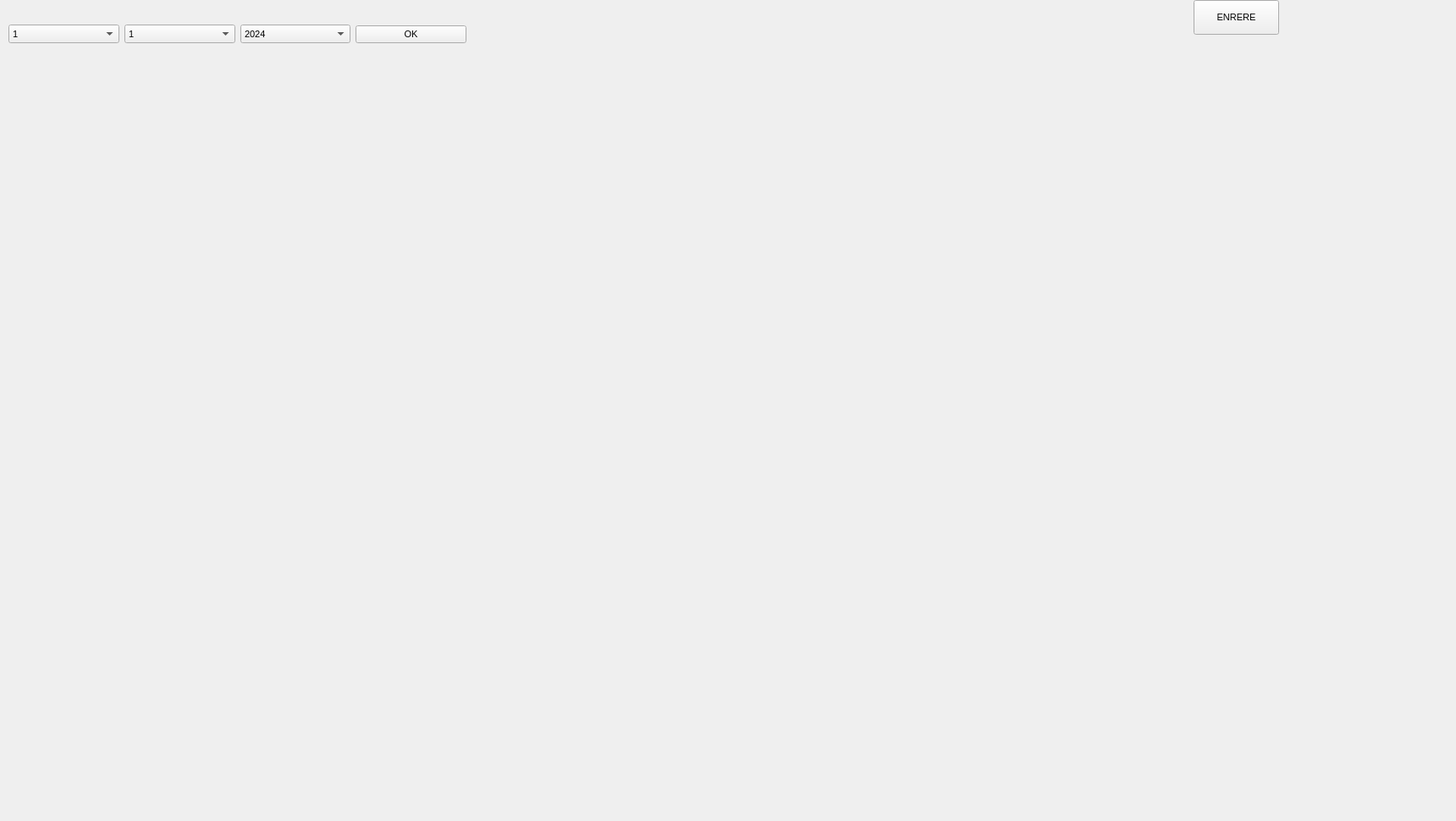
      <widget class="QWidget" name="planta2">
       <attribute name="title">
        <string>Planta 2</string>
       </attribute>
       <widget class="QLabel" name="Planta2">
        <property name="geometry">
         <rect>
          <x>-150</x>
          <y>10</y>
          <width>1711</width>
          <height>951</height>
         </rect>
        </property>
        <property name="text">
         <string/>
        </property>
        <property name="pixmap">
         <pixmap>../P2.PNG</pixmap>
        </property>
        <property name="scaledContents">
         <bool>true</bool>
        </property>
       </widget>
       <widget class="QWidget" name="horizontalLayoutWidget">
        <property name="geometry">
         <rect>
          <x>10</x>
          <y>0</y>
          <width>541</width>
          <height>81</height>
         </rect>
        </property>
        <layout class="QHBoxLayout" name="horizontalLayout">
         <item>
          <widget class="QComboBox" name="dia2">
           <property name="font">
            <font>
             <pointsize>8</pointsize>
            </font>
           </property>
           <item>
            <property name="text">
             <string>1</string>
            </property>
           </item>
           <item>
            <property name="text">
             <string>2</string>
            </property>
           </item>
           <item>
            <property name="text">
             <string>3</string>
            </property>
           </item>
           <item>
            <property name="text">
             <string>4</string>
            </property>
           </item>
           <item>
            <property name="text">
             <string>5</string>
            </property>
           </item>
           <item>
            <property name="text">
             <string>6</string>
            </property>
           </item>
           <item>
            <property name="text">
             <string>7</string>
            </property>
           </item>
           <item>
            <property name="text">
             <string>8</string>
            </property>
           </item>
           <item>
            <property name="text">
             <string>9</string>
            </property>
           </item>
           <item>
            <property name="text">
             <string>10</string>
            </property>
           </item>
           <item>
            <property name="text">
             <string>11</string>
            </property>
           </item>
           <item>
            <property name="text">
             <string>12</string>
            </property>
           </item>
           <item>
            <property name="text">
             <string>13</string>
            </property>
           </item>
           <item>
            <property name="text">
             <string>14</string>
            </property>
           </item>
           <item>
            <property name="text">
             <string>15</string>
            </property>
           </item>
           <item>
            <property name="text">
             <string>16</string>
            </property>
           </item>
           <item>
            <property name="text">
             <string>17</string>
            </property>
           </item>
           <item>
            <property name="text">
             <string>18</string>
            </property>
           </item>
           <item>
            <property name="text">
             <string>19</string>
            </property>
           </item>
           <item>
            <property name="text">
             <string>20</string>
            </property>
           </item>
           <item>
            <property name="text">
             <string>21</string>
            </property>
           </item>
           <item>
            <property name="text">
             <string>22</string>
            </property>
           </item>
           <item>
            <property name="text">
             <string>23</string>
            </property>
           </item>
           <item>
            <property name="text">
             <string>24</string>
            </property>
           </item>
           <item>
            <property name="text">
             <string>25</string>
            </property>
           </item>
           <item>
            <property name="text">
             <string>26</string>
            </property>
           </item>
           <item>
            <property name="text">
             <string>27</string>
            </property>
           </item>
           <item>
            <property name="text">
             <string>28</string>
            </property>
           </item>
           <item>
            <property name="text">
             <string>29</string>
            </property>
           </item>
           <item>
            <property name="text">
             <string>30</string>
            </property>
           </item>
          </widget>
         </item>
         <item>
          <widget class="QComboBox" name="mes2">
           <property name="font">
            <font>
             <pointsize>8</pointsize>
            </font>
           </property>
           <item>
            <property name="text">
             <string>1</string>
            </property>
           </item>
           <item>
            <property name="text">
             <string>2</string>
            </property>
           </item>
           <item>
            <property name="text">
             <string>3</string>
            </property>
           </item>
           <item>
            <property name="text">
             <string>4</string>
            </property>
           </item>
           <item>
            <property name="text">
             <string>5</string>
            </property>
           </item>
           <item>
            <property name="text">
             <string>6</string>
            </property>
           </item>
           <item>
            <property name="text">
             <string>7</string>
            </property>
           </item>
           <item>
            <property name="text">
             <string>8</string>
            </property>
           </item>
           <item>
            <property name="text">
             <string>9</string>
            </property>
           </item>
           <item>
            <property name="text">
             <string>10</string>
            </property>
           </item>
           <item>
            <property name="text">
             <string>11</string>
            </property>
           </item>
           <item>
            <property name="text">
             <string>12</string>
            </property>
           </item>
          </widget>
         </item>
         <item>
          <widget class="QComboBox" name="any2">
           <property name="font">
            <font>
             <pointsize>8</pointsize>
            </font>
           </property>
           <item>
            <property name="text">
             <string>2024</string>
            </property>
           </item>
           <item>
            <property name="text">
             <string>2023</string>
            </property>
           </item>
          </widget>
         </item>
         <item>
          <widget class="QPushButton" name="OK2">
           <property name="font">
            <font>
             <pointsize>8</pointsize>
            </font>
           </property>
           <property name="text">
            <string>OK</string>
           </property>
          </widget>
         </item>
        </layout>
       </widget>
       <widget class="QLabel" name="A21">
        <property name="geometry">
         <rect>
          <x>210</x>
          <y>150</y>
          <width>111</width>
          <height>101</height>
         </rect>
        </property>
        <property name="font">
         <font>
          <pointsize>11</pointsize>
         </font>
        </property>
        <property name="text">
         <string/>
        </property>
        <property name="alignment">
         <set>Qt::AlignCenter</set>
        </property>
       </widget>
       <widget class="QLabel" name="A22">
        <property name="geometry">
         <rect>
          <x>150</x>
          <y>340</y>
          <width>101</width>
          <height>81</height>
         </rect>
        </property>
        <property name="font">
         <font>
          <pointsize>11</pointsize>
         </font>
        </property>
        <property name="text">
         <string/>
        </property>
        <property name="alignment">
         <set>Qt::AlignCenter</set>
        </property>
       </widget>
       <widget class="QLabel" name="A23">
        <property name="geometry">
         <rect>
          <x>140</x>
          <y>530</y>
          <width>101</width>
          <height>81</height>
         </rect>
        </property>
        <property name="font">
         <font>
          <pointsize>11</pointsize>
         </font>
        </property>
        <property name="text">
         <string/>
        </property>
        <property name="alignment">
         <set>Qt::AlignCenter</set>
        </property>
       </widget>
       <widget class="QLabel" name="A24">
        <property name="geometry">
         <rect>
          <x>210</x>
          <y>740</y>
          <width>101</width>
          <height>71</height>
         </rect>
        </property>
        <property name="font">
         <font>
          <pointsize>11</pointsize>
         </font>
        </property>
        <property name="text">
         <string/>
        </property>
        <property name="alignment">
         <set>Qt::AlignCenter</set>
        </property>
       </widget>
       <widget class="QLabel" name="A27">
        <property name="geometry">
         <rect>
          <x>450</x>
          <y>670</y>
          <width>91</width>
          <height>101</height>
         </rect>
        </property>
        <property name="font">
         <font>
          <pointsize>11</pointsize>
         </font>
        </property>
        <property name="text">
         <string/>
        </property>
        <property name="alignment">
         <set>Qt::AlignCenter</set>
        </property>
       </widget>
       <widget class="QLabel" name="A210">
        <property name="geometry">
         <rect>
          <x>1000</x>
          <y>110</y>
          <width>81</width>
          <height>61</height>
         </rect>
        </property>
        <property name="font">
         <font>
          <pointsize>11</pointsize>
         </font>
        </property>
        <property name="text">
         <string/>
        </property>
        <property name="alignment">
         <set>Qt::AlignCenter</set>
        </property>
       </widget>
       <widget class="QLabel" name="A211">
        <property name="geometry">
         <rect>
          <x>1230</x>
          <y>110</y>
          <width>111</width>
          <height>111</height>
         </rect>
        </property>
        <property name="font">
         <font>
          <pointsize>11</pointsize>
         </font>
        </property>
        <property name="text">
         <string/>
        </property>
        <property name="alignment">
         <set>Qt::AlignCenter</set>
        </property>
       </widget>
       <widget class="QLabel" name="A212">
        <property name="geometry">
         <rect>
          <x>1240</x>
          <y>330</y>
          <width>101</width>
          <height>91</height>
         </rect>
        </property>
        <property name="font">
         <font>
          <pointsize>11</pointsize>
         </font>
        </property>
        <property name="text">
         <string/>
        </property>
        <property name="alignment">
         <set>Qt::AlignCenter</set>
        </property>
       </widget>
       <widget class="QLabel" name="A213">
        <property name="geometry">
         <rect>
          <x>1240</x>
          <y>500</y>
          <width>101</width>
          <height>51</height>
         </rect>
        </property>
        <property name="font">
         <font>
          <pointsize>11</pointsize>
         </font>
        </property>
        <property name="text">
         <string/>
        </property>
        <property name="alignment">
         <set>Qt::AlignCenter</set>
        </property>
       </widget>
       <widget class="QLabel" name="A214">
        <property name="geometry">
         <rect>
          <x>1190</x>
          <y>620</y>
          <width>111</width>
          <height>71</height>
         </rect>
        </property>
        <property name="font">
         <font>
          <pointsize>11</pointsize>
         </font>
        </property>
        <property name="text">
         <string/>
        </property>
        <property name="alignment">
         <set>Qt::AlignCenter</set>
        </property>
       </widget>
       <widget class="QLabel" name="A215">
        <property name="geometry">
         <rect>
          <x>1120</x>
          <y>760</y>
          <width>141</width>
          <height>101</height>
         </rect>
        </property>
        <property name="font">
         <font>
          <pointsize>11</pointsize>
         </font>
        </property>
        <property name="text">
         <string/>
        </property>
        <property name="alignment">
         <set>Qt::AlignCenter</set>
        </property>
       </widget>
       <widget class="QLabel" name="A28">
        <property name="geometry">
         <rect>
          <x>910</x>
          <y>530</y>
          <width>91</width>
          <height>71</height>
         </rect>
        </property>
        <property name="font">
         <font>
          <pointsize>11</pointsize>
         </font>
        </property>
        <property name="text">
         <string/>
        </property>
        <property name="alignment">
         <set>Qt::AlignCenter</set>
        </property>
       </widget>
       <widget class="QLabel" name="A29">
        <property name="geometry">
         <rect>
          <x>900</x>
          <y>740</y>
          <width>61</width>
          <height>51</height>
         </rect>
        </property>
        <property name="font">
         <font>
          <pointsize>11</pointsize>
         </font>
        </property>
        <property name="text">
         <string/>
        </property>
        <property name="alignment">
         <set>Qt::AlignCenter</set>
        </property>
       </widget>
       <widget class="QLabel" name="A26">
        <property name="geometry">
         <rect>
          <x>410</x>
          <y>510</y>
          <width>81</width>
          <height>71</height>
         </rect>
        </property>
        <property name="font">
         <font>
          <pointsize>11</pointsize>
         </font>
        </property>
        <property name="text">
         <string/>
        </property>
        <property name="alignment">
         <set>Qt::AlignCenter</set>
        </property>
       </widget>
       <widget class="QLabel" name="A25">
        <property name="geometry">
         <rect>
          <x>490</x>
          <y>190</y>
          <width>81</width>
          <height>41</height>
         </rect>
        </property>
        <property name="font">
         <font>
          <pointsize>11</pointsize>
         </font>
        </property>
        <property name="text">
         <string/>
        </property>
        <property name="alignment">
         <set>Qt::AlignCenter</set>
        </property>
       </widget>
       <widget class="QLabel" name="colorA21">
        <property name="geometry">
         <rect>
          <x>200</x>
          <y>150</y>
          <width>131</width>
          <height>111</height>
         </rect>
        </property>
        <property name="styleSheet">
         <string notr="true"/>
        </property>
        <property name="text">
         <string/>
        </property>
       </widget>
       <widget class="QLabel" name="colorA22">
        <property name="geometry">
         <rect>
          <x>140</x>
          <y>330</y>
          <width>121</width>
          <height>101</height>
         </rect>
        </property>
        <property name="styleSheet">
         <string notr="true"/>
        </property>
        <property name="text">
         <string/>
        </property>
       </widget>
       <widget class="QLabel" name="colorA23">
        <property name="geometry">
         <rect>
          <x>130</x>
          <y>520</y>
          <width>121</width>
          <height>111</height>
         </rect>
        </property>
        <property name="styleSheet">
         <string notr="true"/>
        </property>
        <property name="text">
         <string/>
        </property>
       </widget>
       <widget class="QLabel" name="colorA24">
        <property name="geometry">
         <rect>
          <x>190</x>
          <y>710</y>
          <width>141</width>
          <height>131</height>
         </rect>
        </property>
        <property name="styleSheet">
         <string notr="true"/>
        </property>
        <property name="text">
         <string/>
        </property>
       </widget>
       <widget class="QLabel" name="colorA26">
        <property name="geometry">
         <rect>
          <x>400</x>
          <y>500</y>
          <width>101</width>
          <height>91</height>
         </rect>
        </property>
        <property name="styleSheet">
         <string notr="true"/>
        </property>
        <property name="text">
         <string/>
        </property>
       </widget>
       <widget class="QLabel" name="colorA27">
        <property name="geometry">
         <rect>
          <x>440</x>
          <y>670</y>
          <width>111</width>
          <height>101</height>
         </rect>
        </property>
        <property name="styleSheet">
         <string notr="true"/>
        </property>
        <property name="text">
         <string/>
        </property>
       </widget>
       <widget class="QLabel" name="colorA25">
        <property name="geometry">
         <rect>
          <x>490</x>
          <y>180</y>
          <width>81</width>
          <height>61</height>
         </rect>
        </property>
        <property name="styleSheet">
         <string notr="true"/>
        </property>
        <property name="text">
         <string/>
        </property>
       </widget>
       <widget class="QLabel" name="colorA28">
        <property name="geometry">
         <rect>
          <x>900</x>
          <y>520</y>
          <width>101</width>
          <height>91</height>
         </rect>
        </property>
        <property name="styleSheet">
         <string notr="true"/>
        </property>
        <property name="text">
         <string/>
        </property>
       </widget>
       <widget class="QLabel" name="colorA29">
        <property name="geometry">
         <rect>
          <x>890</x>
          <y>720</y>
          <width>81</width>
          <height>91</height>
         </rect>
        </property>
        <property name="styleSheet">
         <string notr="true"/>
        </property>
        <property name="text">
         <string/>
        </property>
       </widget>
       <widget class="QLabel" name="colorA215">
        <property name="geometry">
         <rect>
          <x>1120</x>
          <y>750</y>
          <width>141</width>
          <height>121</height>
         </rect>
        </property>
        <property name="styleSheet">
         <string notr="true"/>
        </property>
        <property name="text">
         <string/>
        </property>
       </widget>
       <widget class="QLabel" name="colorA214">
        <property name="geometry">
         <rect>
          <x>1180</x>
          <y>600</y>
          <width>131</width>
          <height>111</height>
         </rect>
        </property>
        <property name="styleSheet">
         <string notr="true"/>
        </property>
        <property name="text">
         <string/>
        </property>
       </widget>
       <widget class="QLabel" name="colorA213">
        <property name="geometry">
         <rect>
          <x>1220</x>
          <y>490</y>
          <width>131</width>
          <height>71</height>
         </rect>
        </property>
        <property name="styleSheet">
         <string notr="true"/>
        </property>
        <property name="text">
         <string/>
        </property>
       </widget>
       <widget class="QLabel" name="colorA212">
        <property name="geometry">
         <rect>
          <x>1220</x>
          <y>310</y>
          <width>141</width>
          <height>131</height>
         </rect>
        </property>
        <property name="styleSheet">
         <string notr="true"/>
        </property>
        <property name="text">
         <string/>
        </property>
       </widget>
       <widget class="QLabel" name="colorA211">
        <property name="geometry">
         <rect>
          <x>1210</x>
          <y>100</y>
          <width>151</width>
          <height>131</height>
         </rect>
        </property>
        <property name="styleSheet">
         <string notr="true"/>
        </property>
        <property name="text">
         <string/>
        </property>
       </widget>
       <widget class="QLabel" name="colorA210">
        <property name="geometry">
         <rect>
          <x>990</x>
          <y>100</y>
          <width>101</width>
          <height>81</height>
         </rect>
        </property>
        <property name="styleSheet">
         <string notr="true"/>
        </property>
        <property name="text">
         <string/>
        </property>
       </widget>
       <widget class="QPushButton" name="BACK2">
        <property name="geometry">
         <rect>
          <x>1410</x>
          <y>0</y>
          <width>101</width>
          <height>41</height>
         </rect>
        </property>
        <property name="font">
         <font>
          <pointsize>8</pointsize>
         </font>
        </property>
        <property name="text">
         <string>ENRERE</string>
        </property>
       </widget>
       <zorder>Planta2</zorder>
       <zorder>horizontalLayoutWidget</zorder>
       <zorder>colorA21</zorder>
       <zorder>colorA22</zorder>
       <zorder>colorA23</zorder>
       <zorder>colorA24</zorder>
       <zorder>colorA26</zorder>
       <zorder>colorA27</zorder>
       <zorder>colorA25</zorder>
       <zorder>colorA28</zorder>
       <zorder>colorA29</zorder>
       <zorder>colorA215</zorder>
       <zorder>colorA214</zorder>
       <zorder>colorA213</zorder>
       <zorder>colorA212</zorder>
       <zorder>colorA211</zorder>
       <zorder>colorA210</zorder>
       <zorder>A21</zorder>
       <zorder>A22</zorder>
       <zorder>A23</zorder>
       <zorder>A24</zorder>
       <zorder>A25</zorder>
       <zorder>A26</zorder>
       <zorder>A27</zorder>
       <zorder>A28</zorder>
       <zorder>A29</zorder>
       <zorder>A215</zorder>
       <zorder>A214</zorder>
       <zorder>A213</zorder>
       <zorder>A212</zorder>
       <zorder>A211</zorder>
       <zorder>A210</zorder>
       <zorder>BACK2</zorder>
      </widget>
